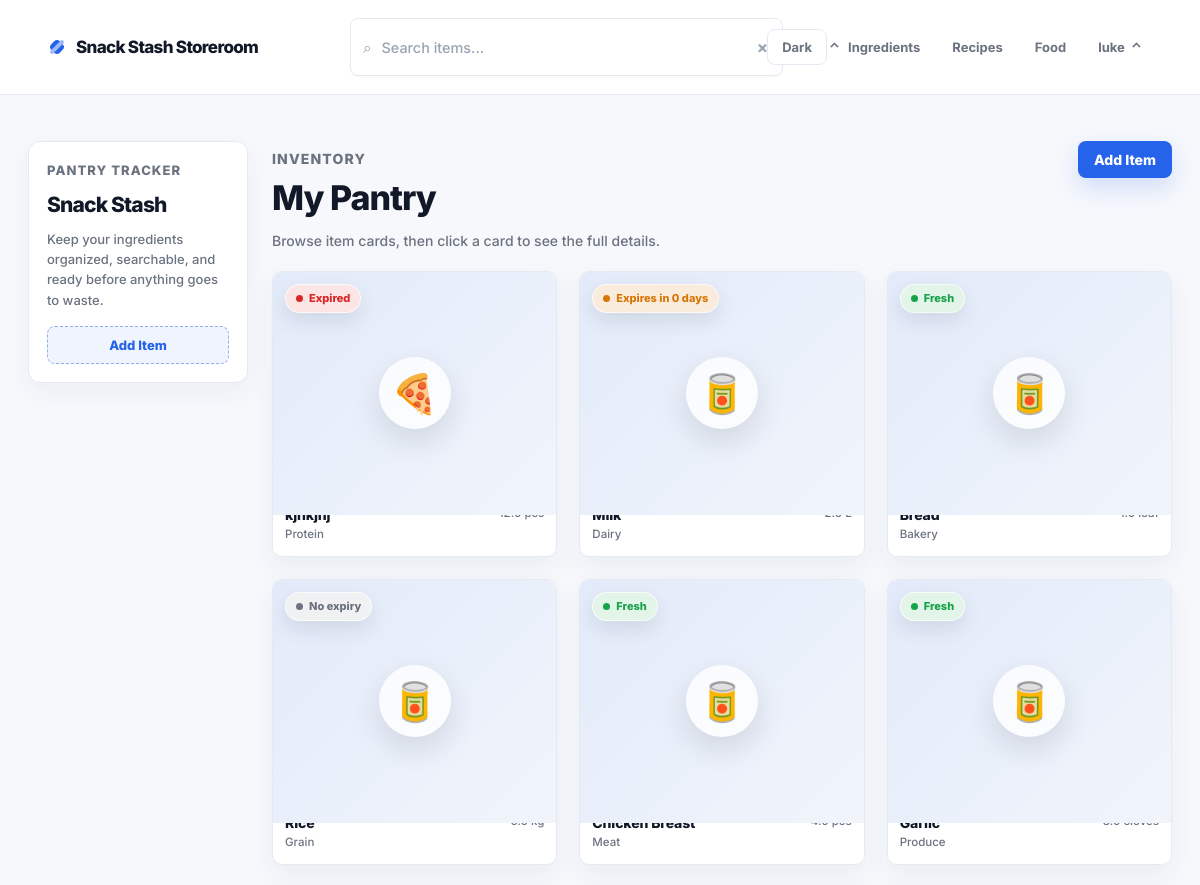
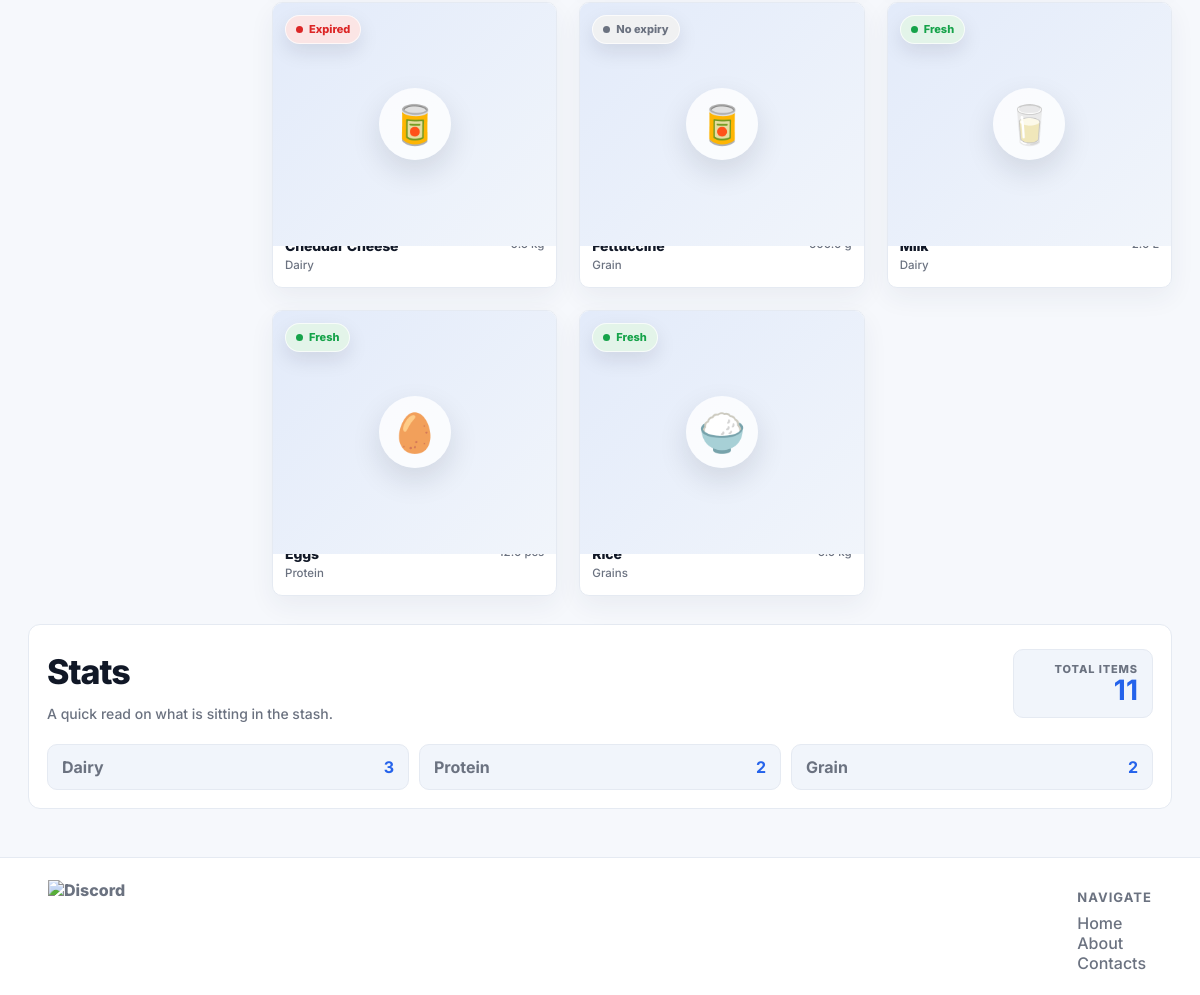
The app's page /dashboard (signed in) with its own data (2 pictures, top to bottom).
### app/models/model.py (models this page shows, shortened)
class BaseModel(Model):
    class Meta:
        database = db

class User(UserMixin, BaseModel):
    id = AutoField()
    username = CharField(unique=True)
    email = CharField(unique=True)
    password_hash = CharField()
    created_at = DateTimeField(default=datetime.now)
    updated_at = DateTimeField(default=datetime.now)
    class Meta:
        table_name = "users"

class Ingredient(BaseModel):
    id = AutoField()
    user = ForeignKeyField(User, backref="ingredients")
    name = CharField()
    emoji = CharField(default="🥫")
    quantity = FloatField()
    unit = CharField()
    category = CharField()
    expiry_date = DateField(null=True)
    notes = CharField(null=True)
    created_at = DateTimeField(default=datetime.now)
    updated_at = DateTimeField(default=datetime.now)
    class Meta:
        table_name = "ingredients"

### app/routes/templates.py (the view)
@template_bp.route("/dashboard")
@login_required
def dashboard():
    user_id = int(current_user.id)
    items = list(_user_ingredients(user_id).dicts())
    recipes = [recipes_mod.recipe_to_dict(r) for r in
                Recipe.select().where(Recipe.user_id == user_id).order_by(Recipe.id.desc())]
    for r in recipes:
        r["generated_label"] = recipes_mod._relative_date(r["created_at"])
    today = date.today()
    stats = _stats_context(user_id)
    return render_template(
        "dashboard.html",
        items=items,
        recipes=recipes,
        gen_status=recipes_mod._gen_status,
        today=today,
        warning_days=today + timedelta(days=3),
        **stats,
    )

### app/routes/ingredients.py (called while the page is built)
def _user_ingredients(user_id=None):
    owner_id = user_id if user_id is not None else _user_id()
    return Ingredient.select().where(Ingredient.user_id == owner_id)

def _stats_context(user_id=None):
    ingredients = _user_ingredients(user_id)
    total = ingredients.count()
    top_categories = list(
        Ingredient.select(Ingredient.category, fn.COUNT(Ingredient.id).alias("n"))
        .where(Ingredient.user_id == (user_id if user_id is not None else _user_id()))
        .group_by(Ingredient.category)
        .order_by(fn.COUNT(Ingredient.id).desc())
        .limit(3)
        .tuples()
    )
    return dict(total=total, top_categories=top_categories)

### app/routes/recipes.py (called while the page is built)
def recipe_to_dict(recipe):
    return {
        **recipe.__data__,
        "ingredients_used": [i.__data__ for i in recipe.ingredients],
        "missing_ingredients": [m.__data__ for m in recipe.missing_ingredients],
        "instructions": [
            i.__data__ for i in recipe.instructions.order_by(RecipeInstruction.step_number)
        ],
    }

def _relative_date(d):
    if isinstance(d, str):
        d = date.fromisoformat(d)
    elif hasattr(d, "date"):
        d = d.date()
    delta = (date.today() - d).days
    if delta == 0:
        return "today"
    if delta == 1:
        return "yesterday"
    return f"{delta} days ago"

### app/templates/dashboard.html (shortened to what this page needs)
{% extends "layout.html" %}
{% block content %}
<main class="dashboard-page">
    {% if current_user.is_authenticated %}
    <div class="dashboard-shell">
        <aside class="dashboard-sidebar">
            <p class="sidebar-kicker quicksand-regular">Pantry Tracker</p>
            <h1 class="elms-sans-regular">Snack Stash</h1>
            <p class="quicksand-regular">Keep your ingredients organized, searchable, and ready before anything goes to waste.</p>
            <button class="quicksand-regular"
                hx-get="/ingredients/new"
                hx-target="#item-form-container"
                hx-swap="innerHTML">Add Item</button>
        </aside>
        <section class="pantry-section dashboard-main">
            <div class="section-header">
                <div>
                    <p class="section-kicker quicksand-regular">Inventory</p>
                    <h2 class="elms-sans-regular h1">My Pantry</h2>
                    <p class="quicksand-regular">Browse item cards, then click a card to see the full details.</p>
                </div>
                <button class="quicksand-regular"
                    hx-get="/ingredients/new"
                    hx-target="#item-form-container"
                    hx-swap="innerHTML">Add Item</button>
            </div>
            <div id="pantry-items" class="pantry-items-grid">
                {% include "_pantry_items.html" %}
            </div>
        </section>
    </div>
    <div id="pantry-stats">
        {% include "_stats.html" %}
    </div>
    {% endif %}
</main>
{% endblock %}

### app/templates/layout.html (shortened to what this page needs)
<!DOCTYPE html>
<html lang="en">
    <head>
        <link rel="stylesheet" href="{{ url_for('static', filename='styles.css', v=asset_version) }}">
    </head>
    <body class="light-mode">
        <nav>
            <div class="logo">
                <span class="logo-mark" aria-hidden="true"></span>
                <p class="elms-sans-regular h1">Snack Stash Storeroom</p>
            </div>
            {% if current_user.is_authenticated %}
            <div class="search-bar">
                <form id="search-form" class="search-form">
                    <span class="search-icon">⌕</span>
                    <input
                    id="search-filter"
                    type="text"
                    name="filter"
                    placeholder="Search items..."
                    class="quicksand-regular">
                    <button type="button" id="clear-search">×</button>
                </form>
                <details class="category-dropdown">
                    <summary class="dropdown-trigger elms-sans-regular">
                        <span class="chevron">⌄</span>
                    </summary>
                </details>
            </div>
            {% endif %}
            <ul class="nav-links">
                <li>
                    <button type="button" id="theme-toggle" class="theme-toggle quicksand-regular" aria-label="Toggle dark mode">
                    </button>
                </li>
                {% if current_user.is_authenticated %}
                <li><a href="{{ url_for('templates.dashboard') }}" class="quicksand-regular">Ingredients</a></li>
                <li><a href="{{ url_for('recipes.recipes_page') }}" class="quicksand-regular">Recipes</a></li>
                <li><a href="{{ url_for('food.food_page') }}" class="quicksand-regular">Food</a></li>
                <li>
                    <details class="dropdown">
                        <summary class="quicksand-regular dropdown-trigger">{{ current_user.username }}<span class="chevron">⌄</span></summary>
                    </details>
                </li>
                {% endif %}
            </ul>
        </nav>
        <div class="spacer-small"></div>
        {% block content %}
        {% endblock %}
        <footer>
            <div class="footer-connection">
                <img src="" alt="Discord" class="elms-sans-regular">
            </div>
            <ul class="footer-nav">
                <li class="elms-sans-regular"><h1>Navigate</h1></li>
                <li><a href="#" class="quicksand-regular">Home</a></li>
                <li><a href="#" class="quicksand-regular">About</a></li>
                <li><a href="#" class="quicksand-regular">Contacts</a></li>
            </ul>
        </footer>
    </body>
</html>

### app/templates/_pantry_items.html (shortened to what this page needs)
{% if items %}
  {% for item in items %}
    {% set item_category = item.category or "Uncategorized" %}
    {% set item_notes = item.notes or "" %}
    {% set emoji = item.emoji or "🥫" %}
    {% set status_class = "fresh" %}
    {% set status_label = "Fresh" %}
    {% if item.expiry_date and item.expiry_date < today %}
      {% set status_class = "expired" %}
      {% set status_label = "Expired" %}
    {% elif item.expiry_date and item.expiry_date <= warning_days %}
      {% set status_class = "warning" %}
      {% set status_label = "Expires in " ~ (item.expiry_date - today).days ~ " days" %}
    {% elif not item.expiry_date %}
      {% set status_class = "unknown" %}
      {% set status_label = "No expiry" %}
    {% endif %}
    <article class="pantry-card pantry-card--{{ status_class }}"
      data-search="{{ (emoji ~ ' ' ~ item.name ~ ' ' ~ item_category ~ ' ' ~ item.quantity ~ ' ' ~ (item.unit or '') ~ ' ' ~ item_notes)|lower }}">
      <div class="pantry-card-inner">
        <label class="pantry-card-face pantry-card-front" for="pantry-card-{{ item.id }}" data-card-flip
          aria-label="View details for {{ item.name }}">
          <span class="pantry-card-media">
            <span class="pantry-item-icon" aria-hidden="true">{{ emoji }}</span>
            <span class="expiry-chip expiry-chip--{{ status_class }}">{{ status_label }}</span>
          </span>
          <span class="pantry-card-main">
            <span>
              <strong class="elms-sans-regular">{{ item.name }}</strong>
              <small class="quicksand-regular">{{ item_category }}</small>
            </span>
            <span class="pantry-card-quantity quicksand-regular">{{ item.quantity }} {{ item.unit or "" }}</span>
          </span>
        </label>
        <div class="pantry-card-face pantry-card-back">
          <label for="pantry-card-{{ item.id }}" class="card-back-button quicksand-regular" data-card-unflip>Back</label>
          <p class="dialog-eyebrow quicksand-regular">{{ item_category }}</p>
          <h3 class="elms-sans-regular">{{ emoji }} {{ item.name }}</h3>
          <div class="pantry-detail-list quicksand-regular">
            <div>
              <span>Quantity</span>
              <strong>{{ item.quantity }} {{ item.unit or "" }}</strong>
            </div>
            <div>
              <span>Expiry</span>
              <strong>{{ item.expiry_date or "None" }}</strong>
            </div>
            {% if item_notes %}
              <div class="detail-notes">
                <span>Notes</span>
                <strong>{{ item_notes }}</strong>
              </div>
            {% endif %}
          </div>
          <div class="card-actions">
            <button class="card-edit quicksand-regular"
              hx-get="/ingredients/{{ item.id }}/edit"
              hx-target="#item-form-container"
              hx-swap="innerHTML">Edit</button>
            <button class="card-delete quicksand-regular"
              hx-delete="/ingredients/{{ item.id }}"
              hx-target="#pantry-items"
              hx-swap="innerHTML"
              hx-confirm="Delete this pantry item?">Delete</button>
          </div>
        </div>
      </div>
    </article>
  {% endfor %}
{% else %}
  <div class="empty-state quicksand-regular">
    <p>No pantry items yet.</p>
    <p>Click "Add Item" to create your first entry.</p>
  </div>
{% endif %}

### records on screen
User: username "luke"
Ingredient: emoji "🍕", status_label "Expired", category "Protein"
Ingredient: emoji "🥫", status_label "Expires in 0 days", category "Dairy"
Ingredient: emoji "🥫", status_label "Fresh", category "Bakery"
Ingredient: emoji "🥫", status_label "No expiry", category "Grain"
Ingredient: emoji "🥫", status_label "Fresh", category "Meat"
Ingredient: emoji "🥫", status_label "Fresh", category "Produce"
Ingredient: emoji "🥫", status_label "Expired", category "Dairy"
Ingredient: emoji "🥫", status_label "No expiry", category "Grain"
Ingredient: emoji "🥛", status_label "Fresh", category "Dairy"
Ingredient: emoji "🥚", status_label "Fresh", category "Protein"
Ingredient: emoji "🍚", status_label "Fresh", category "Grains"

### other values on screen
{{ total }} "11"
{{ name or "Uncategorized" }} "Dairy" "Protein" "Grain"
{{ count }} "3" "2" "2"
